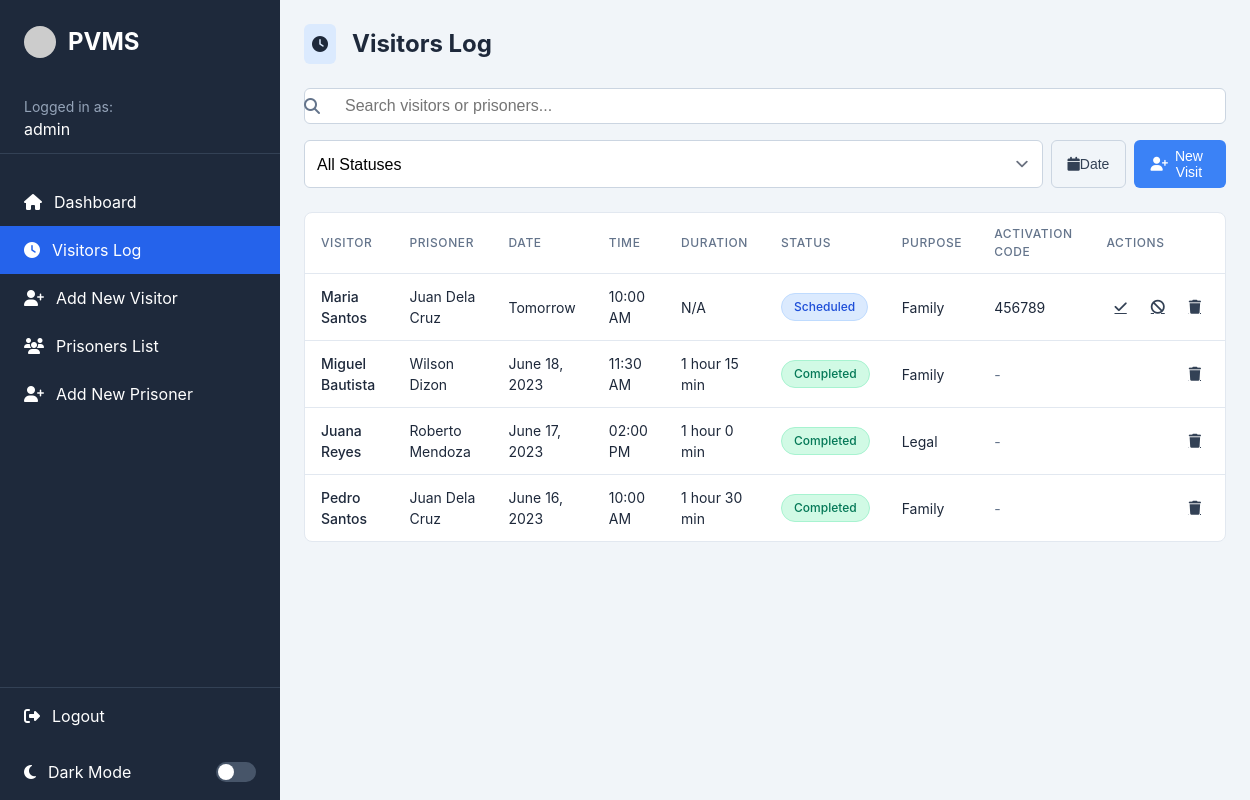
Screenshot of /visits.php (signed in) with the database file from the repository.
### tables this page shows
CREATE TABLE IF NOT EXISTS visits (
    id INT AUTO_INCREMENT PRIMARY KEY,
    visitor_id INT NOT NULL,
    prisoner_id INT NOT NULL,
    visit_purpose ENUM('family', 'legal', 'social', 'other') NOT NULL,
    visit_date DATE NOT NULL,
    visit_time TIME NOT NULL,
    duration VARCHAR(20) DEFAULT NULL,
    status ENUM('Scheduled', 'In Progress', 'Completed', 'Cancelled') NOT NULL DEFAULT 'Scheduled',
    activation_code VARCHAR(10) NOT NULL,
    entry_time DATETIME DEFAULT NULL,
    exit_time DATETIME DEFAULT NULL,
    created_at DATETIME NOT NULL,
    updated_at DATETIME DEFAULT NULL,
    FOREIGN KEY (visitor_id) REFERENCES visitors(id) ON DELETE CASCADE,
    FOREIGN KEY (prisoner_id) REFERENCES prisoners(id) ON DELETE CASCADE
);

### includes/functions.php (called while the page is built, shortened)
<?php
require_once 'config.php';
function getAllVisits() {
    global $pdo;
    $stmt = $pdo->query("SELECT v.*,
                         CONCAT(vis.first_name, ' ', vis.last_name) as visitor_name,
                         CONCAT(p.first_name, ' ', p.last_name) as prisoner_name
                         FROM visits v
                         JOIN visitors vis ON v.visitor_id = vis.id
                         JOIN prisoners p ON v.prisoner_id = p.id
                         ORDER BY v.visit_date DESC, v.visit_time DESC");
    return $stmt->fetchAll();
}
function formatDate($date) {
    return date('F j, Y', strtotime($date));
}
function formatTime($time) {
    return date('h:i A', strtotime($time));
}
function calculateDuration($entry_time, $exit_time) {
    if (!$entry_time || !$exit_time) {
        return 'N/A';
    }
    $entry = new DateTime($entry_time);
    $exit = new DateTime($exit_time);
    $diff = $entry->diff($exit);
    $hours = $diff->h;
    $minutes = $diff->i;
    if ($hours > 0) {
        return $hours . ' hour' . ($hours > 1 ? 's' : '') . ' ' . $minutes . ' min';
    } else {
        return $minutes . ' minutes';
    }
}
function getStatusBadgeClass($status) {
    switch ($status) {
        case 'Scheduled':
            return 'badge-blue';
        case 'Completed':
            return 'badge-green';
    }
}
?>

### visits.php (the view, shortened to what this page needs)
<?php
require_once 'includes/config.php';
require_once 'includes/functions.php';
$visits = getAllVisits();
require_once 'includes/header.php';
?>
<div class="page-header">
    <div class="page-header-icon bg-blue-100">
        <i class="fas fa-clock text-blue-600"></i>
    </div>
    <h1>Visitors Log</h1>
</div>
<div class="space-y-6">
    <div class="flex flex-col sm:flex-row justify-between items-start sm:items-center gap-4">
        <div class="relative w-full sm:w-64">
            <span class="absolute inset-y-0 left-0 flex items-center pl-3 pointer-events-none">
            </span>
            <input type="text" id="searchVisits" placeholder="Search visitors or prisoners..." class="form-control pl-10">
        </div>
        <div class="flex flex-wrap gap-2 w-full sm:w-auto">
            <select id="statusFilter" class="form-select w-[180px]">
                <option value="all">All Statuses</option>
            </select>
            <button type="button" class="btn btn-outline" id="dateFilterBtn">
                <i class="fas fa-calendar mr-2"></i>
                Date
            </button>
            <button type="button" class="btn btn-primary" data-toggle="modal" data-target="#addVisitModal">
                <i class="fas fa-user-plus mr-2"></i>
                New Visit
            </button>
        </div>
    </div>
    <div class="table-container">
        <table class="table">
            <thead>
                <tr>
                    <th>Visitor</th>
                    <th>Prisoner</th>
                    <th>Date</th>
                    <th>Time</th>
                    <th>Duration</th>
                    <th>Status</th>
                    <th>Purpose</th>
                    <th>Activation Code</th>
                    <th class="text-right">Actions</th>
                </tr>
            </thead>
            <tbody>
                <?php if (empty($visits)): ?>
                    <tr>
                        <td colspan="9" class="text-center py-8 text-gray-500">
                            No visits found
                        </td>
                    </tr>
                <?php else: ?>
                    <?php foreach ($visits as $visit): ?>
                        <tr class="visit-row" data-status="<?php echo $visit['status']; ?>" data-date="<?php echo $visit['visit_date']; ?>">
                            <td class="font-medium"><?php echo htmlspecialchars($visit['visitor_name']); ?></td>
                            <td><?php echo htmlspecialchars($visit['prisoner_name']); ?></td>
                            <td>
                                <?php
                                $visitDate = new DateTime($visit['visit_date']);
                                $today = new DateTime();
                                $tomorrow = new DateTime('tomorrow');
                                $yesterday = new DateTime('yesterday');
                                if ($visitDate->format('Y-m-d') === $today->format('Y-m-d')) {
                                    echo 'Today';
                                } elseif ($visitDate->format('Y-m-d') === $tomorrow->format('Y-m-d')) {
                                    echo 'Tomorrow';
                                } elseif ($visitDate->format('Y-m-d') === $yesterday->format('Y-m-d')) {
                                    echo 'Yesterday';
                                } else {
                                    echo formatDate($visit['visit_date']);
                                }
                                ?>
                            </td>
                            <td><?php echo formatTime($visit['visit_time']); ?></td>
                            <td><?php echo calculateDuration($visit['entry_time'], $visit['exit_time']); ?></td>
                            <td>
                                <span class="badge badge-outline <?php echo getStatusBadgeClass($visit['status']); ?>">
                                    <?php echo $visit['status']; ?>
                                </span>
                            </td>
                            <td><?php echo ucfirst($visit['visit_purpose']); ?></td>
                            <td>
                                <?php if ($visit['status'] === 'Scheduled'): ?>
                                    <span class="font-mono"><?php echo $visit['activation_code']; ?></span>
                                <?php else: ?>
                                    <span class="text-gray-500">-</span>
                                <?php endif; ?>
                            </td>
                            <td class="text-right">
                                <div class="table-actions">
                                    <?php if ($visit['status'] === 'Scheduled'): ?>
                                        <a href="visits.php?complete=<?php echo $visit['id']; ?>" class="btn btn-ghost btn-icon" title="Mark as Completed">
                                            <i class="fas fa-check"></i>
                                        </a>
                                        <a href="visits.php?cancel=<?php echo $visit['id']; ?>" class="btn btn-ghost btn-icon" title="Cancel Visit" onclick="return confirm('Are you sure you want to cancel this visit?')">
                                            <i class="fas fa-ban"></i>
                                        </a>
                                    <?php elseif ($visit['status'] === 'In Progress'): ?>
                                        <a href="visits.php?complete=<?php echo $visit['id']; ?>" class="btn btn-ghost btn-icon" title="Complete Visit">
                                            <i class="fas fa-check"></i>
                                        </a>
                                    <?php endif; ?>
                                    <a href="visits.php?delete=<?php echo $visit['id']; ?>" class="btn btn-ghost btn-icon" title="Delete Visit" onclick="return confirm('Are you sure you want to delete this visit?')">
                                        <i class="fas fa-trash"></i>
                                    </a>
                                </div>
                            </td>
                        </tr>
                    <?php endforeach; ?>
                <?php endif; ?>
            </tbody>
        </table>
    </div>
</div>
<?php require_once 'includes/footer.php'; ?>

### includes/header.php (shortened to what this page needs)
<?php
require_once 'includes/config.php';
require_once 'includes/functions.php';
$darkMode = isset($_COOKIE['dark_mode']) && $_COOKIE['dark_mode'] === 'true';
$darkClass = $darkMode ? 'dark' : '';
$current_page = basename($_SERVER['PHP_SELF']);
$public_pages = ['login.php', 'activate.php'];
?>
<!DOCTYPE html>
<html lang="en" class="<?php echo $darkClass; ?>">
<head>
    <link rel="stylesheet" href="css/styles.css">
    <link rel="stylesheet" href="https://cdnjs.cloudflare.com/ajax/libs/font-awesome/6.4.0/css/all.min.css">
</head>
<body>
<?php if (!in_array($current_page, $public_pages)): ?>
    <div class="layout">
        <div class="sidebar" id="sidebar">
            <div class="sidebar-logo">
                <img src="https://api.dicebear.com/7.x/avataaars/svg?seed=prison" alt="PVMS Logo">
                <h1>PVMS</h1>
            </div>
            <div class="sidebar-user">
                <p>Logged in as:</p>
                <p><?php echo $_SESSION['username']; ?></p>
            </div>
            <nav class="sidebar-nav">
                <ul>
                    <li>
                        <a href="index.php" class="<?php echo $current_page === 'index.php' ? 'active' : ''; ?>">
                            <i class="fas fa-home"></i>
                            <span>Dashboard</span>
                        </a>
                    </li>
                    <li>
                        <a href="visits.php" class="<?php echo $current_page === 'visits.php' ? 'active' : ''; ?>">
                            <i class="fas fa-clock"></i>
                            <span>Visitors Log</span>
                        </a>
                    </li>
                    <li>
                        <a href="add_visitor.php" class="<?php echo $current_page === 'add_visitor.php' ? 'active' : ''; ?>">
                            <i class="fas fa-user-plus"></i>
                            <span>Add New Visitor</span>
                        </a>
                    </li>
                    <li>
                        <a href="prisoners.php" class="<?php echo $current_page === 'prisoners.php' ? 'active' : ''; ?>">
                            <i class="fas fa-users"></i>
                            <span>Prisoners List</span>
                        </a>
                    </li>
                    <li>
                        <a href="add_prisoner.php" class="<?php echo $current_page === 'add_prisoner.php' ? 'active' : ''; ?>">
                            <i class="fas fa-user-plus"></i>
                            <span>Add New Prisoner</span>
                        </a>
                    </li>
                </ul>
            </nav>
            <div class="sidebar-footer">
                <a href="logout.php">
                    <i class="fas fa-sign-out-alt"></i>
                    <span>Logout</span>
                </a>
                <div class="dark-mode-toggle" id="darkModeToggle">
                    <div class="dark-mode-toggle-left">
                        <i class="fas <?php echo $darkMode ? 'fa-sun' : 'fa-moon'; ?>"></i>
                        <span>Dark Mode</span>
                    </div>
                    <div class="toggle-switch <?php echo $darkMode ? 'active' : ''; ?>"></div>
                </div>
            </div>
        </div>
        <div class="main-content">
<?php endif; ?>

### includes/footer.php (shortened to what this page needs)
<?php
$current_page = basename($_SERVER['PHP_SELF']);
$public_pages = ['login.php', 'activate.php'];
if (!in_array($current_page, $public_pages)):
?>
        </div>
    </div>
<?php endif; ?>
</body>
</html>

### rows the page displays
visits: visitor_name "Maria Santos", prisoner_name "Juan Dela Cruz", visit_date "Tomorrow", visit_time "10:00 AM", entry_time+exit_time "N/A", status "Scheduled", visit_purpose "Family", activation_code "456789"
visits: visitor_name "Miguel Bautista", prisoner_name "Wilson Dizon", visit_date "June 18, 2023", visit_time "11:30 AM", entry_time+exit_time "1 hour 15 min", status "Completed", visit_purpose "Family"
visits: visitor_name "Juana Reyes", prisoner_name "Roberto Mendoza", visit_date "June 17, 2023", visit_time "02:00 PM", entry_time+exit_time "1 hour 0 min", status "Completed", visit_purpose "Legal"
visits: visitor_name "Pedro Santos", prisoner_name "Juan Dela Cruz", visit_date "June 16, 2023", visit_time "10:00 AM", entry_time+exit_time "1 hour 30 min", status "Completed", visit_purpose "Family"

### other values shown
$_SESSION['username'] "admin"
